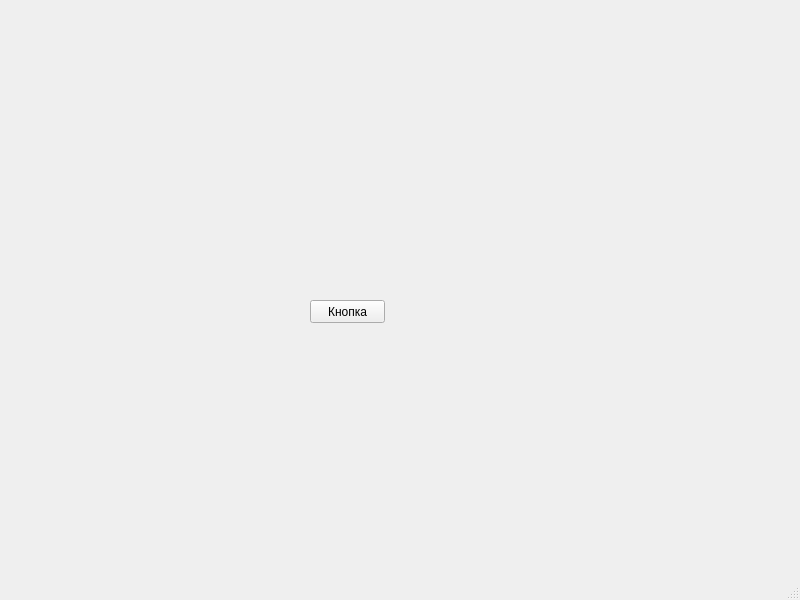
<?xml version="1.0" encoding="UTF-8"?>
<ui version="4.0">
 <class>MainWindow</class>
 <widget class="QMainWindow" name="MainWindow">
  <property name="geometry">
   <rect>
    <x>0</x>
    <y>0</y>
    <width>800</width>
    <height>600</height>
   </rect>
  </property>
  <property name="windowTitle">
   <string>MainWindow</string>
  </property>
  <widget class="QWidget" name="centralwidget">
   <widget class="QPushButton" name="pushButton">
    <property name="geometry">
     <rect>
      <x>310</x>
      <y>300</y>
      <width>75</width>
      <height>23</height>
     </rect>
    </property>
    <property name="text">
     <string>Кнопка</string>
    </property>
   </widget>
  </widget>
  <widget class="QMenuBar" name="menubar">
   <property name="geometry">
    <rect>
     <x>0</x>
     <y>0</y>
     <width>800</width>
     <height>21</height>
    </rect>
   </property>
  </widget>
  <widget class="QStatusBar" name="statusbar"/>
 </widget>
 <resources/>
 <connections/>
</ui>
